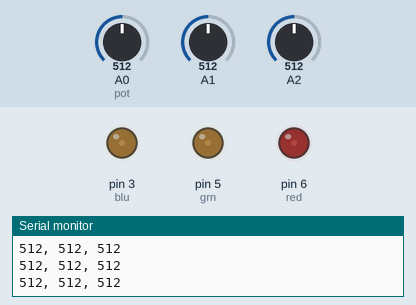
A sketch run on a simulated Arduino Uno, built with avr-gcc and run on an emulated ATmega328P. Parts: output pins drawn as LEDs (lit = HIGH), the last lines printed to the serial monitor. Inputs (shaded band) come from the test bench; at power-on: A0 (pot) = 512, A1 = 512, A2 = 512.

Above: at 1.2 s.
1.3 s: A0 (pot) set to 106
At 2.2 s:
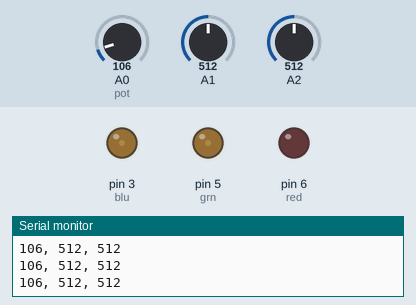
2.8 s: A0 (pot) set to 93
5.8 s: A1 set to 716
At 6.7 s:
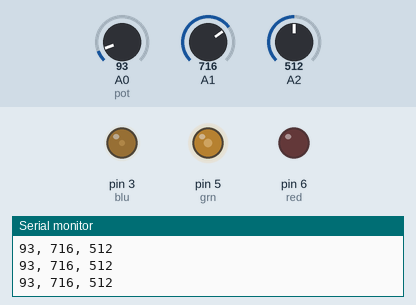
7.3 s: A2 set to 716
At 7.8 s:
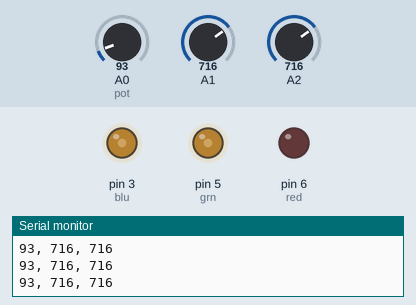
8.8 s: A1 set to 900
At 10.0 s:
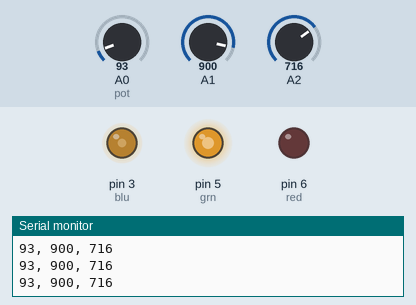
10.3 s: A2 set to 900
At 11.3 s:
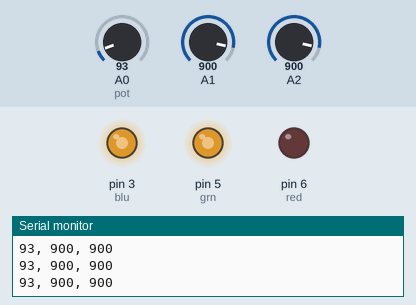
Timing chart, 0 to 12.8 s (numbered marks = the images above; inputs shaded):
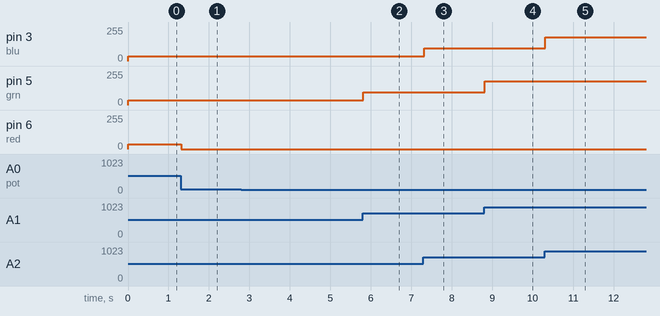

Measured:
- after the input at 1.3 s, pin 6 (red): 37/255 → 0/255 at once
- after the input at 5.8 s, pin 5 (grn): 37/255 → 95/255 at once
- after the input at 7.3 s, pin 3 (blu): 37/255 → 95/255 at once
- after the input at 8.8 s, pin 5 (grn): 95/255 → 180/255 at once
- after the input at 10.3 s, pin 3 (blu): 95/255 → 180/255 at once

The sketch:

rgb_controller.ino
```cpp
// gamma correction arrays
const uint8_t gamma8[] = {
    0,  0,  0,  0,  0,  0,  0,  0,  0,  0,  0,  0,  0,  0,  0,  0,
    0,  0,  0,  0,  0,  0,  0,  0,  0,  0,  0,  0,  1,  1,  1,  1,
    1,  1,  1,  1,  1,  1,  1,  1,  1,  2,  2,  2,  2,  2,  2,  2,
    2,  3,  3,  3,  3,  3,  3,  3,  4,  4,  4,  4,  4,  5,  5,  5,
    5,  6,  6,  6,  6,  7,  7,  7,  7,  8,  8,  8,  9,  9,  9, 10,
   10, 10, 11, 11, 11, 12, 12, 13, 13, 13, 14, 14, 15, 15, 16, 16,
   17, 17, 18, 18, 19, 19, 20, 20, 21, 21, 22, 22, 23, 24, 24, 25,
   25, 26, 27, 27, 28, 29, 29, 30, 31, 32, 32, 33, 34, 35, 35, 36,
   37, 38, 39, 39, 40, 41, 42, 43, 44, 45, 46, 47, 48, 49, 50, 50,
   51, 52, 54, 55, 56, 57, 58, 59, 60, 61, 62, 63, 64, 66, 67, 68,
   69, 70, 72, 73, 74, 75, 77, 78, 79, 81, 82, 83, 85, 86, 87, 89,
   90, 92, 93, 95, 96, 98, 99,101,102,104,105,107,109,110,112,114,
  115,117,119,120,122,124,126,127,129,131,133,135,137,138,140,142,
  144,146,148,150,152,154,156,158,160,162,164,167,169,171,173,175,
  177,180,182,184,186,189,191,193,196,198,200,203,205,208,210,213,
  215,218,220,223,225,228,231,233,236,239,241,244,247,249,252,255 };

// give it a name:
int red = 6;
int red_val = 0;
int grn = 5;
int grn_val = 0;
int blu = 3;
int blu_val = 0;

// the setup routine runs once when you press reset:
void setup() {
  // initialize the digital pin as an output.
  pinMode(red, OUTPUT);
  pinMode(grn, OUTPUT);
  pinMode(blu, OUTPUT);

  Serial.begin(9600);
}

// the loop routine runs over and over again forever:
void loop() {
  red_val = analogRead(A0);    // pot
  blu_val = analogRead(A2);    // joystick rX
  grn_val = analogRead(A1);    // joystick rY

  Serial.print(red_val);
  Serial.print(", ");
  Serial.print(grn_val);
  Serial.print(", ");
  Serial.println(blu_val);

  analogWrite(red, gamma8[red_val/4]);   //
  analogWrite(blu, gamma8[blu_val/4]);   //
  analogWrite(grn, gamma8[grn_val/4]);   //

}
```
